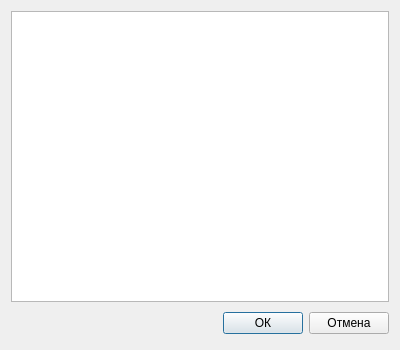
<?xml version="1.0" encoding="UTF-8"?>
<ui version="4.0">
 <class>EditElementDialog</class>
 <widget class="QDialog" name="EditElementDialog">
  <property name="geometry">
   <rect>
    <x>0</x>
    <y>0</y>
    <width>400</width>
    <height>350</height>
   </rect>
  </property>
  <property name="windowTitle">
   <string>Изменение элемента</string>
  </property>
  <layout class="QGridLayout" name="gridLayout">
   <item row="0" column="0">
    <widget class="QTableWidget" name="elementPropertiesTableWidget">
     <attribute name="horizontalHeaderMinimumSectionSize">
      <number>50</number>
     </attribute>
     <attribute name="horizontalHeaderDefaultSectionSize">
      <number>175</number>
     </attribute>
     <attribute name="horizontalHeaderStretchLastSection">
      <bool>true</bool>
     </attribute>
     <attribute name="verticalHeaderVisible">
      <bool>false</bool>
     </attribute>
    </widget>
   </item>
   <item row="1" column="0">
    <layout class="QHBoxLayout">
     <property name="spacing">
      <number>6</number>
     </property>
     <property name="leftMargin">
      <number>0</number>
     </property>
     <property name="topMargin">
      <number>0</number>
     </property>
     <property name="rightMargin">
      <number>0</number>
     </property>
     <property name="bottomMargin">
      <number>0</number>
     </property>
     <item>
      <spacer>
       <property name="orientation">
        <enum>Qt::Horizontal</enum>
       </property>
       <property name="sizeHint" stdset="0">
        <size>
         <width>131</width>
         <height>31</height>
        </size>
       </property>
      </spacer>
     </item>
     <item>
      <widget class="QPushButton" name="okButton">
       <property name="text">
        <string>ОК</string>
       </property>
      </widget>
     </item>
     <item>
      <widget class="QPushButton" name="cancelButton">
       <property name="text">
        <string>Отмена</string>
       </property>
      </widget>
     </item>
    </layout>
   </item>
  </layout>
 </widget>
 <resources/>
 <connections>
  <connection>
   <sender>cancelButton</sender>
   <signal>clicked()</signal>
   <receiver>EditElementDialog</receiver>
   <slot>reject()</slot>
   <hints>
    <hint type="sourcelabel">
     <x>341</x>
     <y>321</y>
    </hint>
    <hint type="destinationlabel">
     <x>199</x>
     <y>174</y>
    </hint>
   </hints>
  </connection>
 </connections>
</ui>
